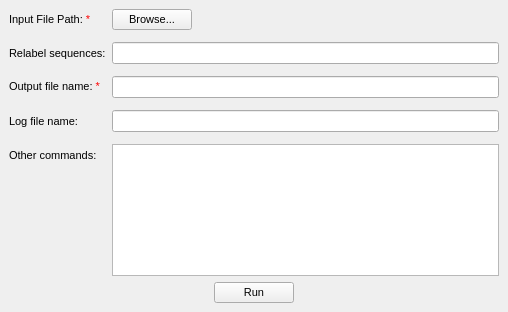
<?xml version="1.0" encoding="UTF-8"?>
<ui version="4.0">
 <class>OTU</class>
 <widget class="QMainWindow" name="OTU">
  <property name="geometry">
   <rect>
    <x>0</x>
    <y>0</y>
    <width>508</width>
    <height>312</height>
   </rect>
  </property>
  <property name="windowTitle">
   <string>Detect OTU</string>
  </property>
  <widget class="QWidget" name="centralwidget">
   <layout class="QVBoxLayout" name="verticalLayout_2">
    <item>
     <widget class="QFrame" name="frame">
      <property name="frameShape">
       <enum>QFrame::NoFrame</enum>
      </property>
      <property name="frameShadow">
       <enum>QFrame::Plain</enum>
      </property>
      <layout class="QFormLayout" name="formLayout">
       <property name="verticalSpacing">
        <number>12</number>
       </property>
       <property name="leftMargin">
        <number>0</number>
       </property>
       <property name="topMargin">
        <number>0</number>
       </property>
       <property name="rightMargin">
        <number>0</number>
       </property>
       <property name="bottomMargin">
        <number>0</number>
       </property>
       <item row="0" column="0">
        <widget class="QLabel" name="label_loadfile">
         <property name="font">
          <font>
           <pointsize>8</pointsize>
          </font>
         </property>
         <property name="text">
          <string>&lt;html&gt;&lt;head/&gt;&lt;body&gt;&lt;p&gt;&lt;span style=&quot; color:#000000;&quot;&gt;Input File Path: &lt;/span&gt;&lt;span style=&quot; color:#ff0000;&quot;&gt;*&lt;/span&gt;&lt;/p&gt;&lt;/body&gt;&lt;/html&gt;</string>
         </property>
         <property name="textFormat">
          <enum>Qt::RichText</enum>
         </property>
        </widget>
       </item>
       <item row="1" column="0">
        <widget class="QLabel" name="label_relabel">
         <property name="font">
          <font>
           <pointsize>8</pointsize>
          </font>
         </property>
         <property name="text">
          <string>Relabel sequences:</string>
         </property>
        </widget>
       </item>
       <item row="1" column="1">
        <widget class="QLineEdit" name="lineEdit_relabel"/>
       </item>
       <item row="2" column="0">
        <widget class="QLabel" name="label_outputname">
         <property name="font">
          <font>
           <pointsize>8</pointsize>
          </font>
         </property>
         <property name="text">
          <string>&lt;span style=&quot;color: black;&quot;&gt;Output file name: &lt;/span&gt;&lt;span style=&quot;color: red;&quot;&gt;*&lt;/span&gt;</string>
         </property>
         <property name="textFormat">
          <enum>Qt::RichText</enum>
         </property>
        </widget>
       </item>
       <item row="2" column="1">
        <widget class="QLineEdit" name="lineEdit_outname"/>
       </item>
       <item row="3" column="0">
        <widget class="QLabel" name="label_logname">
         <property name="font">
          <font>
           <pointsize>8</pointsize>
          </font>
         </property>
         <property name="text">
          <string>Log file name:</string>
         </property>
        </widget>
       </item>
       <item row="3" column="1">
        <widget class="QLineEdit" name="lineEdit_logname"/>
       </item>
       <item row="4" column="0">
        <widget class="QLabel" name="label_othercommand">
         <property name="font">
          <font>
           <pointsize>8</pointsize>
          </font>
         </property>
         <property name="text">
          <string>Other commands:</string>
         </property>
        </widget>
       </item>
       <item row="0" column="1">
        <widget class="QFrame" name="frame_3">
         <property name="frameShape">
          <enum>QFrame::NoFrame</enum>
         </property>
         <property name="frameShadow">
          <enum>QFrame::Plain</enum>
         </property>
         <layout class="QHBoxLayout" name="horizontalLayout">
          <property name="spacing">
           <number>0</number>
          </property>
          <property name="leftMargin">
           <number>0</number>
          </property>
          <property name="topMargin">
           <number>0</number>
          </property>
          <property name="rightMargin">
           <number>0</number>
          </property>
          <property name="bottomMargin">
           <number>0</number>
          </property>
          <item>
           <widget class="QPushButton" name="pushButton_loadfile">
            <property name="font">
             <font>
              <pointsize>8</pointsize>
             </font>
            </property>
            <property name="text">
             <string>Browse...</string>
            </property>
           </widget>
          </item>
          <item>
           <spacer name="horizontalSpacer">
            <property name="orientation">
             <enum>Qt::Horizontal</enum>
            </property>
            <property name="sizeHint" stdset="0">
             <size>
              <width>261</width>
              <height>20</height>
             </size>
            </property>
           </spacer>
          </item>
         </layout>
        </widget>
       </item>
       <item row="4" column="1">
        <widget class="QTextEdit" name="textEdit_othercommand"/>
       </item>
      </layout>
     </widget>
    </item>
    <item>
     <widget class="QFrame" name="frame_2">
      <property name="frameShape">
       <enum>QFrame::NoFrame</enum>
      </property>
      <property name="frameShadow">
       <enum>QFrame::Plain</enum>
      </property>
      <layout class="QVBoxLayout" name="verticalLayout">
       <property name="spacing">
        <number>0</number>
       </property>
       <property name="leftMargin">
        <number>0</number>
       </property>
       <property name="topMargin">
        <number>0</number>
       </property>
       <property name="rightMargin">
        <number>0</number>
       </property>
       <property name="bottomMargin">
        <number>0</number>
       </property>
       <item alignment="Qt::AlignHCenter">
        <widget class="QPushButton" name="pushButton_run">
         <property name="font">
          <font>
           <pointsize>8</pointsize>
          </font>
         </property>
         <property name="text">
          <string>Run</string>
         </property>
        </widget>
       </item>
      </layout>
     </widget>
    </item>
   </layout>
  </widget>
  <widget class="QMenuBar" name="menubar">
   <property name="geometry">
    <rect>
     <x>0</x>
     <y>0</y>
     <width>508</width>
     <height>18</height>
    </rect>
   </property>
  </widget>
 </widget>
 <resources/>
 <connections/>
</ui>
